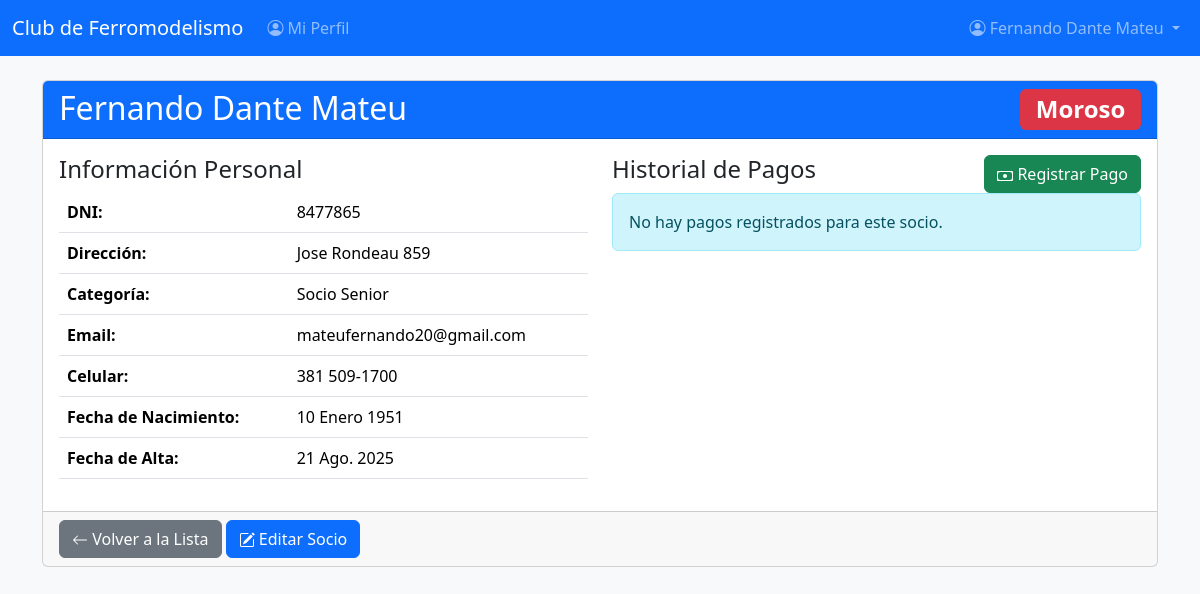
Before: /socios/6/ (signed in) with the older database file.
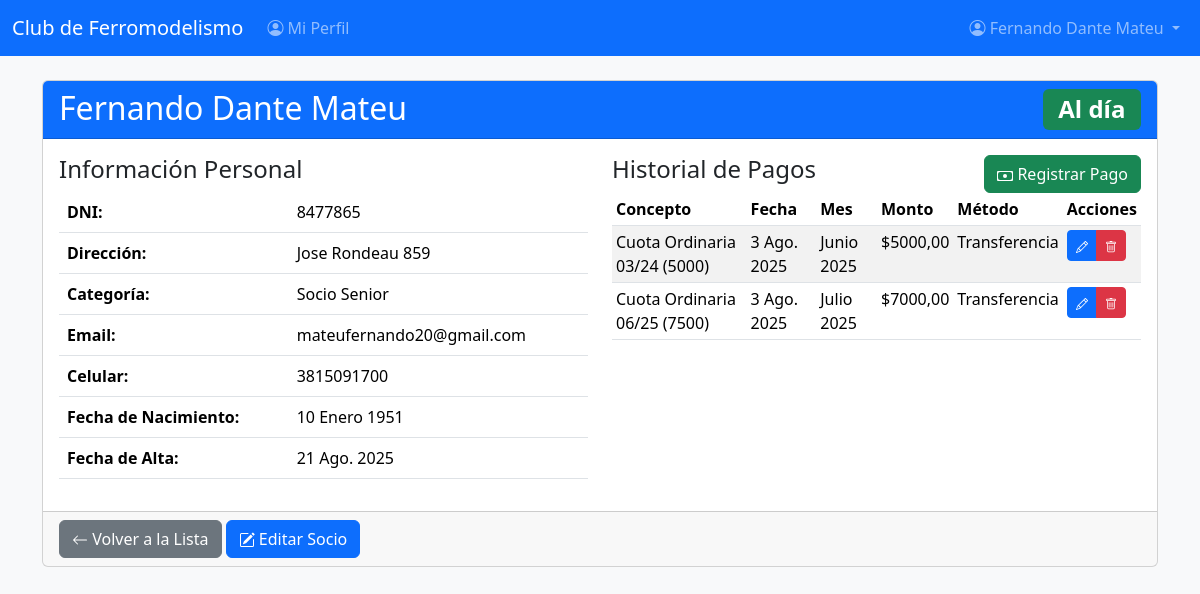
After: the same page with the newer database file.
### socios/models.py (models this page shows, shortened)
class Socio(models.Model):
    usuario = models.OneToOneField(User, on_delete=models.CASCADE, related_name='socio', null=True, blank=True)
    nombre = models.CharField(max_length=50)
    apellido = models.CharField(max_length=50)
    direccion = models.CharField(max_length=200)
    dni = models.CharField(max_length=20, unique=True)
    categoria = models.ForeignKey(Categoria, on_delete=models.PROTECT, related_name='socios', null=True)
    email = models.EmailField()
    celular = models.CharField(max_length=20)
    fecha_nacimiento = models.DateField()
    fecha_alta = models.DateField(auto_now_add=True)
    es_administrador = models.BooleanField(default=False)
    def get_estado_pagos(self):
        hoy = timezone.now().date()
        mes_actual = hoy.month
        anio_actual = hoy.year
        pago_mes_actual = self.pagos.filter(
            fecha_pago__month=mes_actual,
            fecha_pago__year=anio_actual
        ).exists()
        if pago_mes_actual:
            return "Al día"
        tres_meses_atras = hoy - datetime.timedelta(days=90)
        pagos_recientes = self.pagos.filter(
            fecha_pago__gte=tres_meses_atras
        ).exists()
        if pagos_recientes:
            return "Con atraso"
        return "Moroso"
    class Meta:
        verbose_name = "Socio"
        verbose_name_plural = "Socios"

class Categoria(models.Model):
    nombre = models.CharField(max_length=50, unique=True)
    descripcion = models.TextField(blank=True, null=True)
    def __str__(self):
        return self.nombre
    class Meta:
        verbose_name = "Categoría"
        verbose_name_plural = "Categorías"

class Pago(models.Model):
    METODO_PAGO_CHOICES = (
        ('efectivo', 'Efectivo'),
        ('transferencia', 'Transferencia'),
        ('debito', 'Débito'),
        ('credito', 'Crédito'),
    )
    socio = models.ForeignKey(Socio, on_delete=models.CASCADE, related_name='pagos')
    concepto = models.ForeignKey(Concepto, on_delete=models.PROTECT, related_name='pagos', null=True)
    monto = models.DecimalField(max_digits=10, decimal_places=2)
    fecha_pago = models.DateField(default=timezone.now)
    mes_correspondiente = models.CharField(max_length=20, help_text="Mes al que corresponde el pago (ej: Enero 2025)")
    metodo_pago = models.CharField(max_length=15, choices=METODO_PAGO_CHOICES, default='efectivo')
    comprobante = models.CharField(max_length=100, blank=True, null=True, help_text="Número de comprobante o referencia")
    comentarios = models.TextField(blank=True, null=True)
    class Meta:
        verbose_name = "Pago"
        verbose_name_plural = "Pagos"
        ordering = ['-fecha_pago']

class Concepto(models.Model):
    nombre = models.CharField(max_length=100, unique=True)
    descripcion = models.TextField(blank=True, null=True)
    monto_sugerido = models.DecimalField(max_digits=10, decimal_places=2, default=0)
    activo = models.BooleanField(default=True)
    class Meta:
        verbose_name = "Concepto"
        verbose_name_plural = "Conceptos"
        ordering = ['nombre']

### socios/views.py (the view)
# urls.py: path('<int:pk>/', SocioDetailView.as_view(), name='detalle_socio'),
class SocioDetailView(LoginRequiredMixin, DetailView):
    model = Socio
    template_name = 'socios/socio_detail.html'
    login_url = 'socios:login'
    def get_context_data(self, **kwargs):
        context = super().get_context_data(**kwargs)
        context['pagos'] = self.object.pagos.all().order_by('-fecha_pago')
        context['estado_pagos'] = self.object.get_estado_pagos()
        context['es_admin'] = self.request.user.is_superuser or (hasattr(self.request.user, 'socio') and self.request.user.socio.es_administrador)
        return context
    def dispatch(self, request, *args, **kwargs):
        socio = self.get_object()
        if (hasattr(request.user, 'socio') and request.user.socio.id == socio.id) or \
           request.user.is_superuser or \
           (hasattr(request.user, 'socio') and request.user.socio.es_administrador):
            return super().dispatch(request, *args, **kwargs)
        else:
            messages.error(request, "No tienes permiso para ver el detalle de este socio.")
            return redirect('socios:mi_perfil')

### socios/templates/socios/socio_detail.html (shortened to what this page needs)
{% extends 'base.html' %}
{% block content %}
<div class="card mb-4">
  <div class="card-header bg-primary text-white">
    <h2 class="card-title mb-0">
      {{ object.nombre }} {{ object.apellido }}
      {% if estado_pagos == 'Al día' %}
        <span class="badge bg-success float-end">Al día</span>
      {% elif estado_pagos == 'Con atraso' %}
        <span class="badge bg-warning text-dark float-end">Con atraso</span>
      {% else %}
        <span class="badge bg-danger float-end">Moroso</span>
      {% endif %}
    </h2>
  </div>
  <div class="card-body">
    <div class="row">
      <div class="col-md-6">
        <h4>Información Personal</h4>
        <table class="table">
          <tr>
            <th>DNI:</th>
            <td>{{ object.dni }}</td>
          </tr>
          <tr>
            <th>Dirección:</th>
            <td>{{ object.direccion }}</td>
          </tr>
          <tr>
            <th>Categoría:</th>
            <td>{{ object.categoria }}</td>
          </tr>
          <tr>
            <th>Email:</th>
            <td>{{ object.email }}</td>
          </tr>
          <tr>
            <th>Celular:</th>
            <td>{{ object.celular }}</td>
          </tr>
          <tr>
            <th>Fecha de Nacimiento:</th>
            <td>{{ object.fecha_nacimiento }}</td>
          </tr>
          <tr>
            <th>Fecha de Alta:</th>
            <td>{{ object.fecha_alta }}</td>
          </tr>
        </table>
      </div>
      <div class="col-md-6">
        <div class="d-flex justify-content-between align-items-center">
          <h4>Historial de Pagos</h4>
          <a href="{% url 'socios:crear_pago' object.pk %}" class="btn btn-success">
            Registrar Pago
          </a>
        </div>
        {% if pagos %}
        <div class="table-responsive">
          <table class="table table-sm table-striped">
            <thead>
              <tr>
                <th>Concepto</th>
                <th>Fecha</th>
                <th>Mes</th>
                <th>Monto</th>
                <th>Método</th>
                <th>Acciones</th>
              </tr>
            </thead>
            <tbody>
              {% for pago in pagos %}
              <tr>
                <td>{{ pago.concepto.nombre|default:"-" }}</td>
                <td>{{ pago.fecha_pago }}</td>
                <td>{{ pago.mes_correspondiente }}</td>
                <td>${{ pago.monto }}</td>
                <td>{{ pago.get_metodo_pago_display }}</td>
                <td>
                  <div class="btn-group btn-group-sm">
                    <a href="{% url 'socios:editar_pago' pago.pk %}" class="btn btn-primary btn-sm">
                    </a>
                    <a href="{% url 'socios:eliminar_pago' pago.pk %}" class="btn btn-danger btn-sm">
                    </a>
                  </div>
                </td>
              </tr>
              {% endfor %}
            </tbody>
          </table>
        </div>
        {% else %}
        <div class="alert alert-info">No hay pagos registrados para este socio.</div>
        {% endif %}
      </div>
    </div>
  </div>
  <div class="card-footer">
    <a href="{% url 'socios:listar' %}" class="btn btn-secondary">
      <svg xmlns="http://www.w3.org/2000/svg" width="16" height="16" fill="currentColor" class="bi bi-arrow-left" viewBox="0 0 16 16">
        <path fill-rule="evenodd" d="M15 8a.5.5 0 0 0-.5-.5H2.707l3.147-3.146a.5.5 0 1 0-.708-.708l-4 4a.5.5 0 0 0 0 .708l4 4a.5.5 0 0 0 .708-.708L2.707 8.5H14.5A.5.5 0 0 0 15 8z"/>
      </svg>
      Volver a la Lista
    </a>
    <a href="{% url 'socios:editar' object.pk %}" class="btn btn-primary">
      Editar Socio
    </a>
  </div>
</div>
{% endblock %}

Changed rows visible on the page:
changed Socio "Fernando Dante": celular "381 509-1700" → "3815091700"
added Pago: concepto.nombre "Cuota Ordinaria 03/24 (5000)", fecha_pago "3 Ago. 2025", mes_correspondiente "Junio 2025", monto "5000,00", metodo_pago "Transferencia"
added Pago: concepto.nombre "Cuota Ordinaria 06/25 (7500)", fecha_pago "3 Ago. 2025", mes_correspondiente "Julio 2025", monto "7000,00", metodo_pago "Transferencia"
Other visible differences:
text no longer shown: "Moroso No hay pagos registrados para este socio."
text now shown: "Al día Concepto Fecha Mes Monto Método Acciones"
